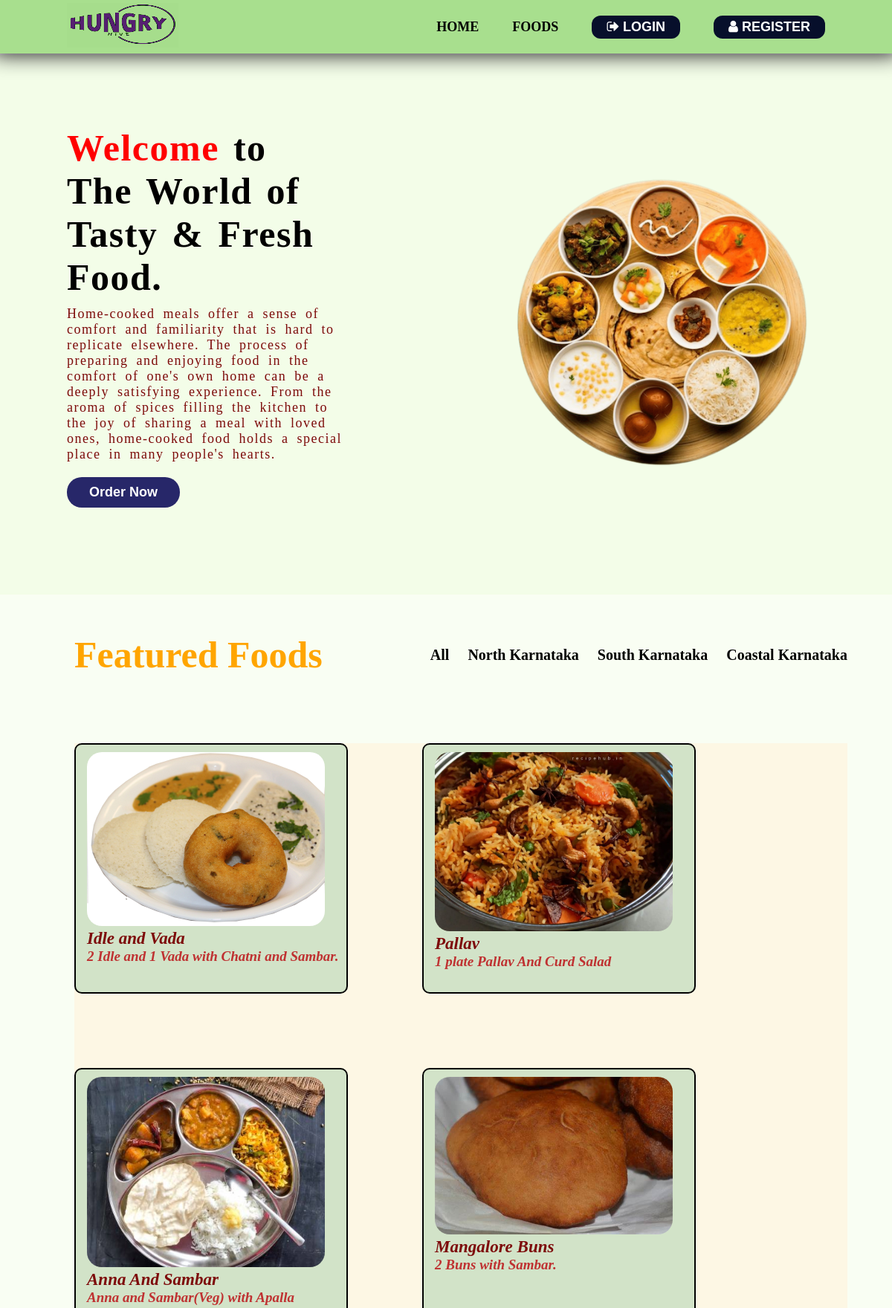
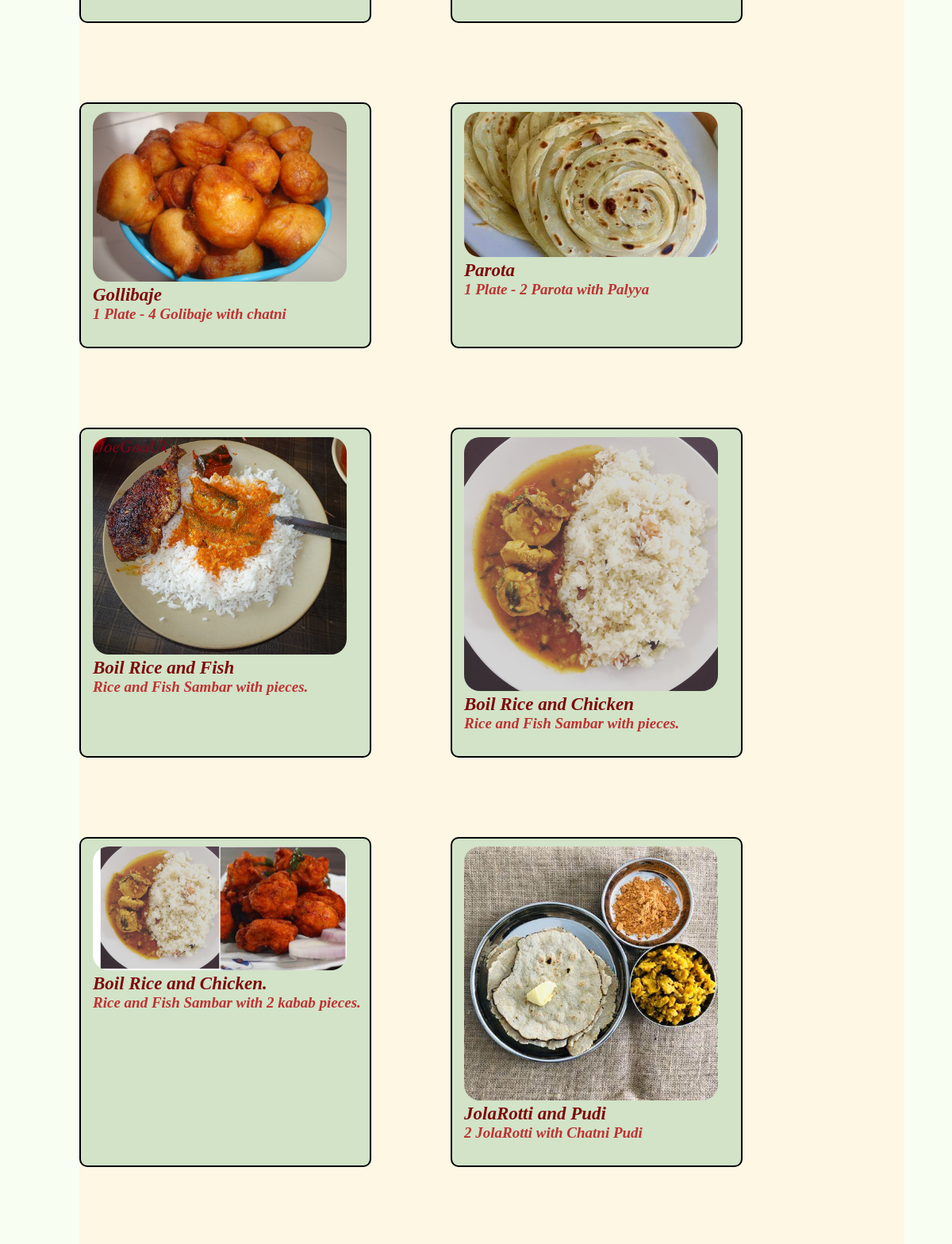
The page / (upper part) on the database its author committed (2 pictures, top to bottom).
### tables this page shows
CREATE TABLE `dishes` (
  `d_id` int(11) NOT NULL,
  `r_id` int(11) NOT NULL,
  `title` varchar(225) NOT NULL,
  `description` text NOT NULL,
  `price` int(11) NOT NULL,
  `image` varchar(225) NOT NULL,
  `category` varchar(225) NOT NULL,
  `timings` varchar(225) NOT NULL
);

### index.php (the view, shortened to what this page needs)
<!DOCTYPE html>
<html lang="en">
<?php
include 'database/db.php';
?>
<head>
  <link rel="stylesheet" href="css/style.css">
  <link rel="stylesheet" href="https://cdnjs.cloudflare.com/ajax/libs/font-awesome/4.7.0/css/font-awesome.min.css">
</head>
<body>
  <div class="navbar">
    <div class="logo">
      <img src="images/logo.jpg" alt="">
    </div>
    <div class="navlist">
      <ul>
        <li><a href="#main">HOME</a></li>
        <li><a href="#foods">FOODS</a></li>
        <?php
        if(empty($_SESSION["user_id"] ))
        {
          echo '<li><button class="nav-btn"><a href="login.php"><i class="fa fa-sign-out" aria-hidden="true"></i> LOGIN</a></button></li>';
          echo  '<li>
          <button class="nav-btn"><a href="signup.php"><i class="fa fa-user" aria-hidden="true"></i>   REGISTER</a></button>
          </li>';
        }
        else
        {
         echo '<li><a href="cart.php">MY CART</a></li>';
        echo  '<li><a href="myorders.php">YOUR ORDERS</a></li>';
        echo  '<li><button class="nav-btn-logout"><a href="profile.php"><i class="fa fa-user" aria-hidden="true"></i> Profile</a></button></li>';
      }
      ?>
      </ul>
    </div>
  </div>
  <div class="main" id="main">
    <div class="content">
      <h1><span>Welcome</span> to The World of Tasty & Fresh Food.</h1>
      <p>Home-cooked meals offer a sense of comfort and familiarity that is hard to replicate elsewhere.
        The process of preparing and enjoying food in the comfort of one's own home can be a deeply satisfying experience.
         From the aroma of spices filling the kitchen to the joy of sharing a meal with loved ones, home-cooked food holds a special place in many people's hearts.</p>
      <div class="btn-order">
        <button ><a href="explorehome.php">Order Now</a></button>
      </div>
    </div>
    <div class="image">
      <img src="images/new_home_hero_img.png" alt="">
    </div>
  </div>
<section class="popular" id="foods">
    <div class="container">
        <h1>Featured Foods</h1>
        <div>
            <ul>
                <li><a href="#" class="selected" data-filter="*">all</a></li>
                <li><a href="#" data-filter="northkarnataka">North Karnataka</a></li>
                <li><a href="#" data-filter="southkarnataka">South Karnataka</a></li>
                <li><a href="#" data-filter="coastalkarnataka">Coastal Karnataka</a></li>
            </ul>
        </div>
    </div>
    <div class="row">
        <?php
        $query_res = mysqli_query($conn, "select * from dishes ");
        while ($r = mysqli_fetch_array($query_res)) {
            echo '
            <div class="card ' . str_replace(' ', '-', $r['category']) . '">
                <img src="images/' . $r['image'] . '.jpg" alt="...">
                <div class="card-body">
                    <h5 class="card-title">' . $r['title'] . '</h5>
                    <p class="card-text">' . $r['description'] . '</p>
                </div>
            </div>';
        }
        ?>
    </div>
</section>
</body>
</html>

### css/style.css (style rules this page uses)
* { padding: 0; margin: 0; box-sizing: border-box; scroll-behavior: smooth; }
.navbar { position: fixed; top: 0%; background-color: #A8DF8E; width: 100%; height: auto; display: flex; align-items: center; justify-content: space-between; padding: 4px 90px; box-shadow: 0px -10px 30px 10px black; z-index: 1; }
.navbar .logo img { width: 150px; height: 60px; mix-blend-mode: difference; }
.navbar .navlist { display: flex; align-items: center; justify-content: center; }
.navlist ul { display: flex; align-items: center; justify-content: center; gap: 45px; list-style: none; }
a { font-size: 18px; font-weight: 600; text-decoration: none; color: black; }
.navlist .nav-btn { padding: 5px 20px; font-size: 15px; border-radius: 12px; cursor: default; background-color:#070F2B ; color: rgb(200, 136, 136); font-weight: 700; border: none; }
.nav-btn a { color: white; }
.main { width: 100%; height: calc(100vh - 72px); background-color: #F3FDE8; position: relative; overflow: hidden; padding: 18px 90px; top: 73.6px; height: calc(100vh - 73.6px); display: flex; gap: 300px; align-items: center; justify-content: center; }
.main::after { content: ""; position: absolute; width: 500px; height: 500px; background: linear-gradient(to bottom right, white 10%, rgb(255, 166, 0)); transform: translate(600px, 300px); border-radius: 50%; z-index: -1; }
.main p { font-size:large ; font-style:normal; font-weight:500; color: #7D0A0A; }
.popular { position: relative; background-color: #f3fde576; width: 100%; height:min-content; padding: 4px 60px 4px 100px; top: 72px; }
.popular .container { display: flex; justify-content: space-between; align-items: center; margin: 50px 0 90px 0; }
.popular .container h1 { font-size: 50px; font-weight: 800; color: orange; }
.row { width: 100%; display: flex; flex-direction: row; gap: 100px; flex-wrap: wrap; background-color:#FDF7E4; }
.card { width: 23rem; height: auto; display: flex; background: #D2E3C8; flex-direction: column; padding: 10px 5px 30px 15px; border-radius: 10px; border: 2px solid black; }
.card .card-title { font-size: 23px; font-weight: 700; }
.card .card-text { font-size: 19px; }
.card img { width: 20em; border-radius: 20px; }
.card-title { color: #7D0A0A; font-style:italic; font-weight:bolder; }
.card-text { font-style: italic; color: #BF3131; font-weight: bold; }

### index.php (style rules this page uses)
.card { display: none; }
.card.active { display: block; }

### rows shown on the page
dishes: image (picture), title "Idle and Vada", description "2 Idle and 1 Vada with Chatni and Sambar."
dishes: image (picture), title "Pallav", description "1 plate Pallav And Curd Salad"
dishes: image (picture), title "Anna And Sambar", description "Anna and Sambar(Veg) with Apalla"
dishes: image (picture), title "Mangalore Buns", description "2 Buns with Sambar."
dishes: image (picture), title "Gollibaje", description "1 Plate - 4 Golibaje with chatni"
dishes: image (picture), title "Parota", description "1 Plate - 2 Parota with Palyya"
dishes: image (picture), title "Boil Rice and Fish", description "Rice and Fish Sambar with pieces."
dishes: image (picture), title "Boil Rice and Chicken", description "Rice and Fish Sambar with pieces."
dishes: image (picture), title "Boil Rice and Chicken.", description "Rice and Fish Sambar with 2 kabab pieces."
dishes: image (picture), title "JolaRotti and Pudi", description "2 JolaRotti with Chatni Pudi"
